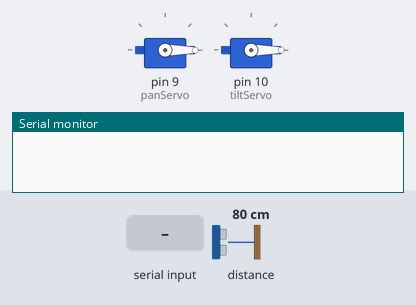
A sketch run on a simulated Arduino Uno, built with avr-gcc and run on an emulated ATmega328P. On the bench: 2 × servo, the last lines printed to the serial monitor. The test bench sets the inputs (shaded band); at power-on: distance to the obstacle 80 cm.

Above: at 2.2 s.
2.3 s: "S" received over Serial
At 2.61 s:
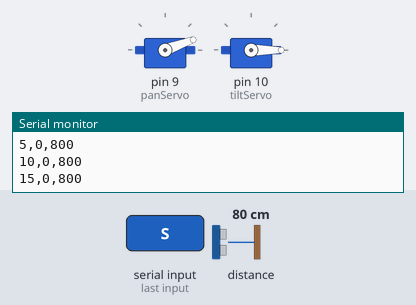
At 4.76 s:
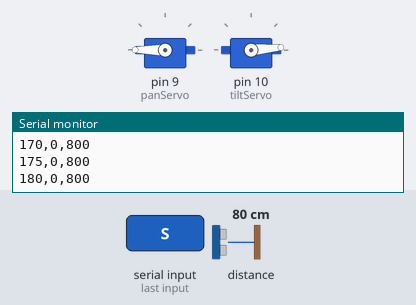
Timing chart, 0 to 13.5 s (numbered marks = the images above; inputs shaded):
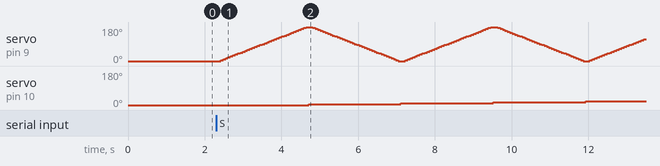

The sketch:

RoboWizards.ino
```cpp
/* * HEMISPHERICAL TOF SCANNER (Pololu Library Version)
 * --------------------------------------------------
 * REQUIRED LIBRARY: "VL53L0X" by Pololu
 * * WIRING:
 * - Servo Pan: Pin 9
 * - Servo Tilt: Pin 10
 * - VL53L0X SDA: A4
 * - VL53L0X SCL: A5
 * - VL53L0X VCC: 5V
 * - VL53L0X GND: GND
 */

#include <Wire.h>
#include <Servo.h>
#include <VL53L0X.h>

Servo panServo;
Servo tiltServo;
VL53L0X sensor;

// --- SCANNING CONFIGURATION ---
const int PAN_STEP = 5;    // Step angle (Lower = Higher Resolution)
const int TILT_STEP = 5;   // Vertical step angle
const int MAX_TILT = 180;   // Limit scan to upper hemisphere

void setup() {
  Serial.begin(115200); // High speed serial
  Wire.begin();

  panServo.attach(9);
  tiltServo.attach(10);

  // Initialize Sensor
  sensor.setTimeout(500);
  if (!sensor.init()) {
    Serial.println("Failed to detect and initialize sensor!");
    while (1) {}
  }

  // Increase timing budget for higher accuracy (optional)
  // Default is ~33ms.
  // sensor.setMeasurementTimingBudget(200000);

  // Move to Home Position
  panServo.write(0);
  tiltServo.write(0);
  delay(1000);
}

void loop() {
  // Wait for Python command 'S'
  if (Serial.available() > 0) {
    char c = Serial.read();
    if (c == 'S') {
      Serial.println("START_SCAN");
      performScan();
      Serial.println("END_SCAN");
    }
  }
}

void performScan() {
  // Loop Tilt from 0 to 90
  for (int t = 0; t <= MAX_TILT; t += TILT_STEP) {
    tiltServo.write(t);
    delay(50); // Allow tilt to settle

    // Zig-Zag Logic: Even rows go Right, Odd rows go Left
    if ((t / TILT_STEP) % 2 == 0) {
      // Sweep 0 -> 180
      for (int p = 0; p <= 180; p += PAN_STEP) {
        scanPoint(p, t);
      }
    } else {
      // Sweep 180 -> 0
      for (int p = 180; p >= 0; p -= PAN_STEP) {
        scanPoint(p, t);
      }
    }
  }
  // Return Home
  panServo.write(0);
  tiltServo.write(0);
}

void scanPoint(int p, int t) {
  panServo.write(p);

  // Mechanical delay: Give servo time to reach position
  // 30ms is usually enough for small steps (2 degrees)
  delay(30);

  // Take Single Shot Measurement
  // This function blocks until the sensor has a value
  int distance = sensor.readRangeSingleMillimeters();

  // Check for timeouts
  if (sensor.timeoutOccurred()) {
    distance = 8190; // Error code
  }

  // Send Data: "PAN,TILT,DISTANCE"
  Serial.print(p);
  Serial.print(",");
  Serial.print(t);
  Serial.print(",");
  Serial.println(distance);
}
```
